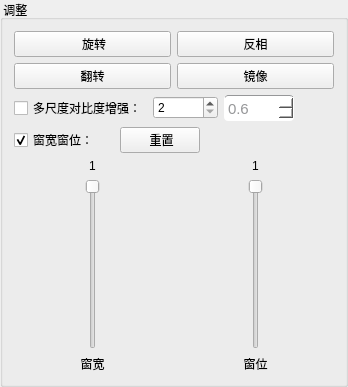
            <widget class="QGroupBox" name="groupBox_2">
             <property name="minimumSize">
              <size>
               <width>0</width>
               <height>30</height>
              </size>
             </property>
             <property name="title">
              <string> 调整</string>
             </property>
             <layout class="QVBoxLayout" name="verticalLayout_19">
              <item>
               <layout class="QHBoxLayout" name="horizontalLayout_17">
                <property name="bottomMargin">
                 <number>0</number>
                </property>
                <item>
                 <widget class="QPushButton" name="pushButton_rotate">
                  <property name="text">
                   <string> 旋转</string>
                  </property>
                 </widget>
                </item>
                <item>
                 <widget class="QPushButton" name="pushButton_invert">
                  <property name="text">
                   <string>反相</string>
                  </property>
                  <property name="checkable">
                   <bool>true</bool>
                  </property>
                 </widget>
                </item>
               </layout>
              </item>
              <item>
               <layout class="QHBoxLayout" name="horizontalLayout_18">
                <property name="bottomMargin">
                 <number>0</number>
                </property>
                <item>
                 <widget class="QPushButton" name="pushButton_Flip">
                  <property name="text">
                   <string>翻转</string>
                  </property>
                  <property name="checkable">
                   <bool>true</bool>
                  </property>
                 </widget>
                </item>
                <item>
                 <widget class="QPushButton" name="pushButton_Mirror">
                  <property name="text">
                   <string>镜像</string>
                  </property>
                  <property name="checkable">
                   <bool>true</bool>
                  </property>
                 </widget>
                </item>
               </layout>
              </item>
              <item>
               <layout class="QHBoxLayout" name="horizontalLayout_38">
                <property name="bottomMargin">
                 <number>0</number>
                </property>
                <item>
                 <widget class="QCheckBox" name="checkBox_contrast">
                  <property name="minimumSize">
                   <size>
                    <width>100</width>
                    <height>0</height>
                   </size>
                  </property>
                  <property name="text">
                   <string>多尺度对比度增强：</string>
                  </property>
                  <property name="checked">
                   <bool>false</bool>
                  </property>
                 </widget>
                </item>
                <item>
                 <widget class="QSpinBox" name="spinBox_level">
                  <property name="minimumSize">
                   <size>
                    <width>65</width>
                    <height>0</height>
                   </size>
                  </property>
                  <property name="minimum">
                   <number>2</number>
                  </property>
                  <property name="maximum">
                   <number>10</number>
                  </property>
                  <property name="value">
                   <number>2</number>
                  </property>
                 </widget>
                </item>
                <item>
                 <widget class="QDoubleSpinBox" name="doubleSpinBox_power">
                  <property name="minimumSize">
                   <size>
                    <width>70</width>
                    <height>0</height>
                   </size>
                  </property>
                  <property name="maximumSize">
                   <size>
                    <width>70</width>
                    <height>16777215</height>
                   </size>
                  </property>
                  <property name="styleSheet">
                   <string notr="true">/*SpinBox*/
QDoubleSpinBox
{
    font-family:&quot;Arial&quot;;
    font-size:11pt;

height:25px;

    color:#969799;
    background-color:#ffffff;

    border-radius:4px;

    border-top:1px solid #969799;

    border-bottom:2px solid qlineargradient(x1:0, y1:0, x2:0, y2:1,
                                            stop:0 #c2c3c5,stop:1 #f7f7f8);

    border-left:1px solid qlineargradient(x1:0, y1:0, x2:0, y2:1,
                                        stop:0 #969799,stop:1 #c2c3c5);

    border-right:1px solid qlineargradient(x1:0, y1:0, x2:0, y2:1,
                                        stop:0 #969799,stop:1 #c2c3c5);

    padding-left:2px;
    selection-color:white;
    selection-background-color:#add6ff;
}

QDoubleSpinBox:!enabled
{
    background-color:rgb(230,230,230);
}

 QDoubleSpinBox::up-button {
     subcontrol-origin: border;
     subcontrol-position: top right;

     width: 23px;
     height:13px;
     border-image: url(:/imgs/Adjust_btn_up_normal.png);
 }

 QDoubleSpinBox::up-button:hover {
     border-image: url(:/imgs/Adjust_btn_up_hover.png);
 }

 QDoubleSpinBox::up-button:pressed {
     border-image: url(:/imgs/Adjust_btn_up_active.png);
 }

 QDoubleSpinBox::up-button:!enabled {
     border-image: url(:/imgs/Adjust_btn_up_gray.png);
 }

 QDoubleSpinBox::down-button {
     subcontrol-origin: border;
     subcontrol-position: bottom right;

     padding-bottom:2px;
     margin-bottom:1px;

     width: 23px;
     height:12px;
     border-image: url(:/imgs/Adjust_btn_down_normal.png);
 }

 QDoubleSpinBox::down-button:hover {
     border-image: url(:/imgs/Adjust_btn_down_hover.png);
 }

 QDoubleSpinBox::down-button:pressed {
     border-image: url(:/imgs/Adjust_btn_down_active.png);
 }

 QDoubleSpinBox::down-button:!enabled {
     border-image: url(:/imgs/Adjust_btn_down_gray.png);
 }</string>
                  </property>
                  <property name="decimals">
                   <number>1</number>
                  </property>
                  <property name="minimum">
                   <double>0.000000000000000</double>
                  </property>
                  <property name="maximum">
                   <double>1.000000000000000</double>
                  </property>
                  <property name="singleStep">
                   <double>0.100000000000000</double>
                  </property>
                  <property name="value">
                   <double>0.600000000000000</double>
                  </property>
                 </widget>
                </item>
                <item>
                 <spacer name="horizontalSpacer_32">
                  <property name="orientation">
                   <enum>Qt::Horizontal</enum>
                  </property>
                  <property name="sizeHint" stdset="0">
                   <size>
                    <width>40</width>
                    <height>20</height>
                   </size>
                  </property>
                 </spacer>
                </item>
               </layout>
              </item>
              <item>
               <layout class="QVBoxLayout" name="verticalLayout_6">
                <property name="bottomMargin">
                 <number>0</number>
                </property>
                <item>
                 <layout class="QHBoxLayout" name="horizontalLayout_20">
                  <property name="bottomMargin">
                   <number>0</number>
                  </property>
                  <item>
                   <widget class="QCheckBox" name="checkBox_wind">
                    <property name="minimumSize">
                     <size>
                      <width>100</width>
                      <height>0</height>
                     </size>
                    </property>
                    <property name="text">
                     <string>窗宽窗位：</string>
                    </property>
                    <property name="checked">
                     <bool>true</bool>
                    </property>
                   </widget>
                  </item>
                  <item>
                   <widget class="QPushButton" name="pushButton_reset_wind">
                    <property name="text">
                     <string> 重置</string>
                    </property>
                   </widget>
                  </item>
                  <item>
                   <spacer name="horizontalSpacer">
                    <property name="orientation">
                     <enum>Qt::Horizontal</enum>
                    </property>
                    <property name="sizeHint" stdset="0">
                     <size>
                      <width>40</width>
                      <height>20</height>
                     </size>
                    </property>
                   </spacer>
                  </item>
                 </layout>
                </item>
                <item>
                 <widget class="QWidget" name="widget_wind" native="true">
                  <property name="minimumSize">
                   <size>
                    <width>0</width>
                    <height>20</height>
                   </size>
                  </property>
                  <layout class="QHBoxLayout" name="horizontalLayout_3">
                   <property name="spacing">
                    <number>6</number>
                   </property>
                   <property name="leftMargin">
                    <number>0</number>
                   </property>
                   <property name="topMargin">
                    <number>0</number>
                   </property>
                   <property name="rightMargin">
                    <number>0</number>
                   </property>
                   <property name="bottomMargin">
                    <number>0</number>
                   </property>
                   <item>
                    <layout class="QVBoxLayout" name="verticalLayout_8">
                     <property name="topMargin">
                      <number>0</number>
                     </property>
                     <property name="bottomMargin">
                      <number>0</number>
                     </property>
                     <item>
                      <widget class="QLabel" name="label_winwidth">
                       <property name="text">
                        <string>1</string>
                       </property>
                       <property name="alignment">
                        <set>Qt::AlignCenter</set>
                       </property>
                      </widget>
                     </item>
                     <item>
                      <layout class="QHBoxLayout" name="horizontalLayout_9">
                       <property name="spacing">
                        <number>0</number>
                       </property>
                       <item>
                        <spacer name="horizontalSpacer_6">
                         <property name="orientation">
                          <enum>Qt::Horizontal</enum>
                         </property>
                         <property name="sizeHint" stdset="0">
                          <size>
                           <width>40</width>
                           <height>20</height>
                          </size>
                         </property>
                        </spacer>
                       </item>
                       <item>
                        <widget class="QSlider" name="verticalSlider_WindWidth">
                         <property name="minimumSize">
                          <size>
                           <width>0</width>
                           <height>170</height>
                          </size>
                         </property>
                         <property name="toolTip">
                          <string>窗宽</string>
                         </property>
                         <property name="minimum">
                          <number>1</number>
                         </property>
                         <property name="maximum">
                          <number>65535</number>
                         </property>
                         <property name="value">
                          <number>1</number>
                         </property>
                         <property name="orientation">
                          <enum>Qt::Vertical</enum>
                         </property>
                         <property name="invertedAppearance">
                          <bool>true</bool>
                         </property>
                        </widget>
                       </item>
                       <item>
                        <spacer name="horizontalSpacer_8">
                         <property name="orientation">
                          <enum>Qt::Horizontal</enum>
                         </property>
                         <property name="sizeHint" stdset="0">
                          <size>
                           <width>40</width>
                           <height>20</height>
                          </size>
                         </property>
                        </spacer>
                       </item>
                      </layout>
                     </item>
                     <item>
                      <widget class="QLabel" name="label_7">
                       <property name="text">
                        <string>窗宽</string>
                       </property>
                       <property name="alignment">
                        <set>Qt::AlignCenter</set>
                       </property>
                      </widget>
                     </item>
                    </layout>
                   </item>
                   <item>
                    <layout class="QVBoxLayout" name="verticalLayout_7">
                     <property name="topMargin">
                      <number>0</number>
                     </property>
                     <property name="bottomMargin">
                      <number>0</number>
                     </property>
                     <item>
                      <widget class="QLabel" name="label_wincentre">
                       <property name="text">
                        <string>1</string>
                       </property>
                       <property name="alignment">
                        <set>Qt::AlignCenter</set>
                       </property>
                      </widget>
                     </item>
                     <item>
                      <layout class="QHBoxLayout" name="horizontalLayout_8">
                       <property name="spacing">
                        <number>0</number>
                       </property>
                       <item>
                        <spacer name="horizontalSpacer_4">
                         <property name="orientation">
                          <enum>Qt::Horizontal</enum>
                         </property>
                         <property name="sizeHint" stdset="0">
                          <size>
                           <width>40</width>
                           <height>20</height>
                          </size>
                         </property>
                        </spacer>
                       </item>
                       <item>
                        <widget class="QSlider" name="verticalSlider_WinCentre">
                         <property name="toolTip">
                          <string>窗位</string>
                         </property>
                         <property name="minimum">
                          <number>1</number>
                         </property>
                         <property name="maximum">
                          <number>65535</number>
                         </property>
                         <property name="invertedAppearance">
                          <bool>true</bool>
                         </property>
                        </widget>
                       </item>
                       <item>
                        <spacer name="horizontalSpacer_5">
                         <property name="orientation">
                          <enum>Qt::Horizontal</enum>
                         </property>
                         <property name="sizeHint" stdset="0">
                          <size>
                           <width>40</width>
                           <height>20</height>
                          </size>
                         </property>
                        </spacer>
                       </item>
                      </layout>
                     </item>
                     <item>
                      <widget class="QLabel" name="label_4">
                       <property name="text">
                        <string>窗位</string>
                       </property>
                       <property name="alignment">
                        <set>Qt::AlignCenter</set>
                       </property>
                      </widget>
                     </item>
                    </layout>
                   </item>
                  </layout>
                 </widget>
                </item>
               </layout>
              </item>
             </layout>
            </widget>
